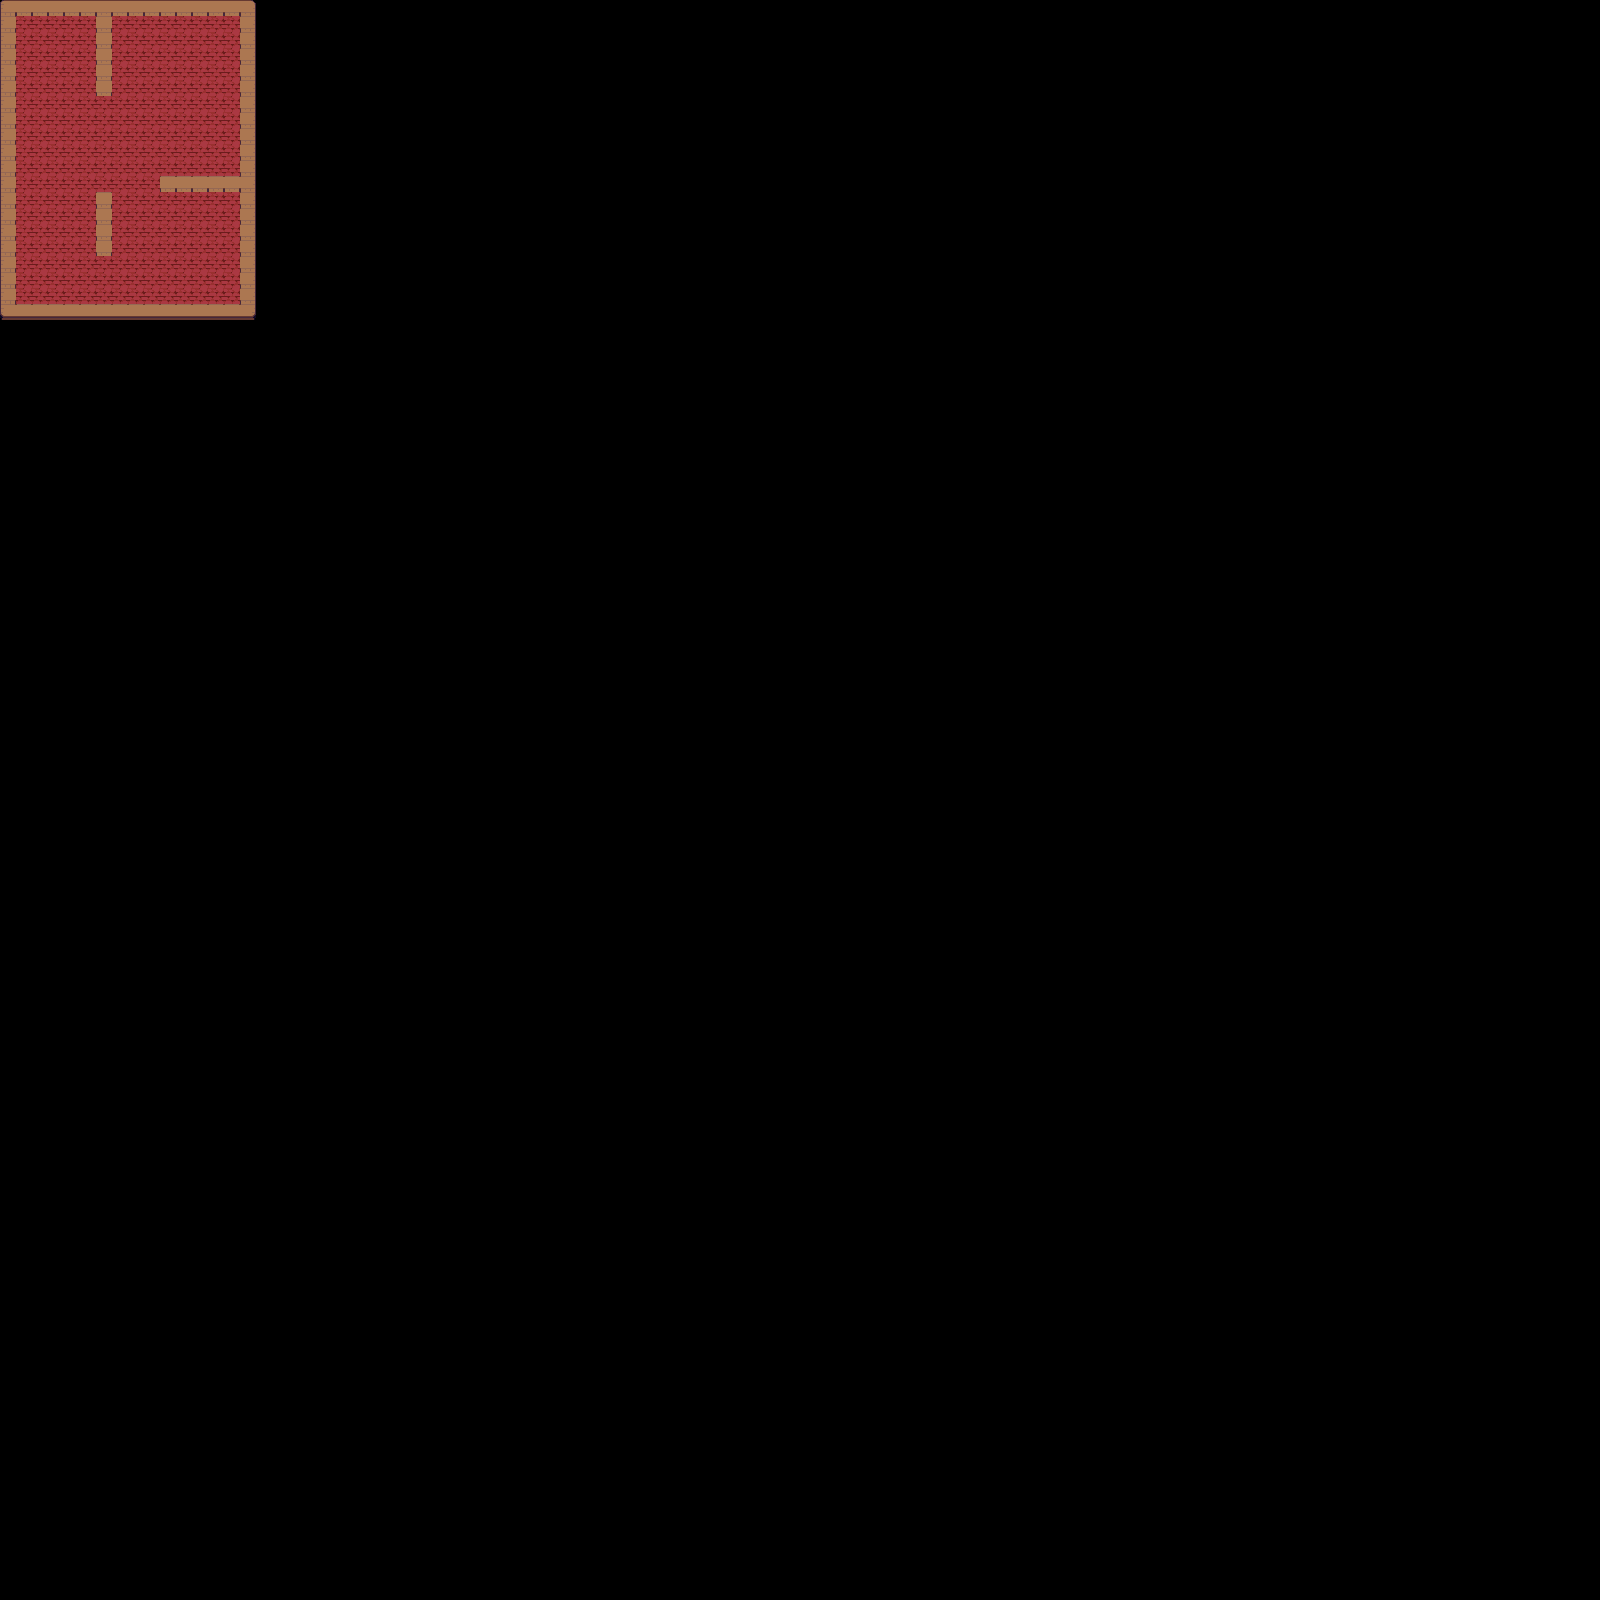

Tiled map render using the project's own tile images. Description and the map definition, with tile-layer contents summarised, below:
An orthogonal 100x100 tile map with 16x16 px tiles, 1 tile layer (Tile Layer 1) and 10 objects.

<map version="1.2" tiledversion="2019.06.20" orientation="orthogonal" renderorder="right-down" width="100" height="100" tilewidth="16" tileheight="16" infinite="0" nextlayerid="3" nextobjectid="11">
 <tileset firstgid="1" source="Village_Tileset.tsx" />
 <layer id="1" name="Tile Layer 1" width="100" height="100" offsetx="0" offsety="-0.5">
  <data>[10000 cells, 320 non-empty, 10 distinct tile ids]</data>
 </layer>
 <objectgroup id="2" name="Object Layer 1">
  <object id="1" gid="330" x="0.5" y="16" width="16" height="16" />
  <object id="2" gid="331" x="16" y="16" width="16" height="16" />
  <object id="3" gid="331" x="223.5" y="17" width="16" height="16" />
  <object id="4" gid="331" x="190" y="15.5" width="16" height="16" />
  <object id="5" gid="331" x="168.5" y="15.5" width="16" height="16" />
  <object id="6" gid="331" x="153" y="15.5" width="16" height="16" />
  <object id="7" gid="331" x="20" y="18.5" width="16" height="16" />
  <object id="8" gid="331" x="27.5" y="18.5" width="16" height="16" />
  <object id="9" gid="331" x="47" y="18" width="16" height="16" />
  <object id="10" gid="331" x="63" y="17" width="16" height="16" />
 </objectgroup>
</map>
